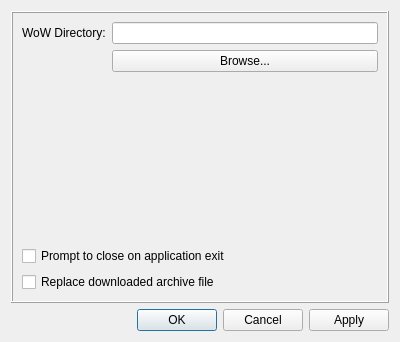
<?xml version="1.0" encoding="UTF-8"?>
<ui version="4.0">
 <class>Settings</class>
 <widget class="QWidget" name="Settings">
  <property name="geometry">
   <rect>
    <x>0</x>
    <y>0</y>
    <width>400</width>
    <height>342</height>
   </rect>
  </property>
  <property name="minimumSize">
   <size>
    <width>0</width>
    <height>0</height>
   </size>
  </property>
  <property name="windowTitle">
   <string>Settings</string>
  </property>
  <property name="windowIcon">
   <iconset resource="../../qrc/resources/icons.qrc">
    <normaloff>:/app/icon.ico</normaloff>:/app/icon.ico</iconset>
  </property>
  <layout class="QFormLayout" name="formLayout_2">
   <item row="0" column="0" colspan="2">
    <widget class="QFrame" name="frame">
     <property name="sizePolicy">
      <sizepolicy hsizetype="Preferred" vsizetype="Preferred">
       <horstretch>0</horstretch>
       <verstretch>1</verstretch>
      </sizepolicy>
     </property>
     <property name="minimumSize">
      <size>
       <width>0</width>
       <height>0</height>
      </size>
     </property>
     <property name="frameShape">
      <enum>QFrame::Box</enum>
     </property>
     <property name="frameShadow">
      <enum>QFrame::Raised</enum>
     </property>
     <layout class="QFormLayout" name="formLayout">
      <item row="0" column="0">
       <widget class="QLabel" name="lblWowDirectory">
        <property name="text">
         <string>WoW Directory:</string>
        </property>
       </widget>
      </item>
      <item row="0" column="1">
       <widget class="QLineEdit" name="leditWowDirectory"/>
      </item>
      <item row="1" column="1">
       <widget class="QPushButton" name="btnBrowseWowDirectory">
        <property name="text">
         <string>Browse...</string>
        </property>
       </widget>
      </item>
      <item row="3" column="0" colspan="2">
       <widget class="QCheckBox" name="cboxPromptToClose">
        <property name="text">
         <string>Prompt to close on application exit</string>
        </property>
       </widget>
      </item>
      <item row="2" column="0">
       <spacer name="verticalSpacer">
        <property name="orientation">
         <enum>Qt::Vertical</enum>
        </property>
        <property name="sizeHint" stdset="0">
         <size>
          <width>20</width>
          <height>20</height>
         </size>
        </property>
       </spacer>
      </item>
      <item row="4" column="0" colspan="2">
       <widget class="QCheckBox" name="cboxReplaceArchive">
        <property name="text">
         <string>Replace downloaded archive file </string>
        </property>
       </widget>
      </item>
     </layout>
    </widget>
   </item>
   <item row="1" column="0" colspan="2">
    <layout class="QHBoxLayout" name="horizontalLayout">
     <item>
      <widget class="QDialogButtonBox" name="btnBox">
       <property name="standardButtons">
        <set>QDialogButtonBox::Cancel|QDialogButtonBox::Ok</set>
       </property>
      </widget>
     </item>
     <item>
      <widget class="QPushButton" name="btnApply">
       <property name="text">
        <string>Apply</string>
       </property>
      </widget>
     </item>
    </layout>
   </item>
  </layout>
 </widget>
 <resources>
  <include location="../../qrc/resources/icons.qrc"/>
 </resources>
 <connections/>
</ui>
